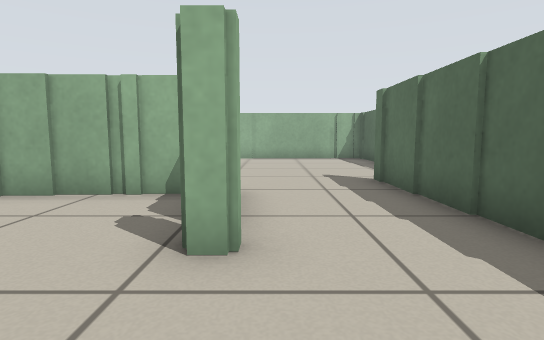
view 1 (above)

12 first-person views from a walk through a world built for the Player/Stage simulator. The camera is 0.5 m above the floor, tilts 6° down and sees 80° across. Floor lines are 1 m apart. The floor is counted in squares, 0.5 m on a side. Each view is taken from the middle of a square. On the plan, view 1 faces up. The plan holds only what a view shows up to about 12 squares ahead; the rest is blank. The place goes on beyond the plan. Robots are left out.

view 2
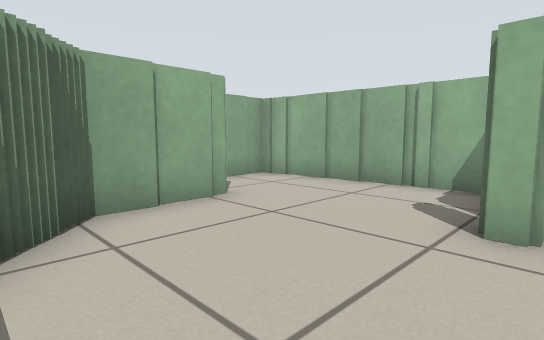

view 3
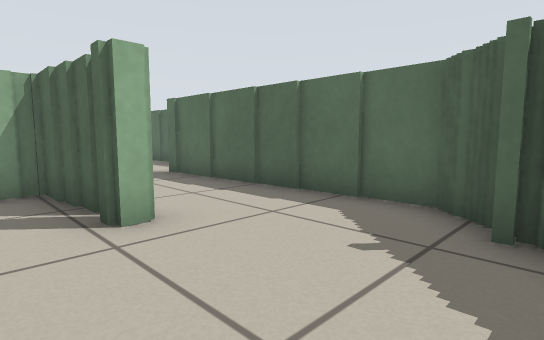

view 4
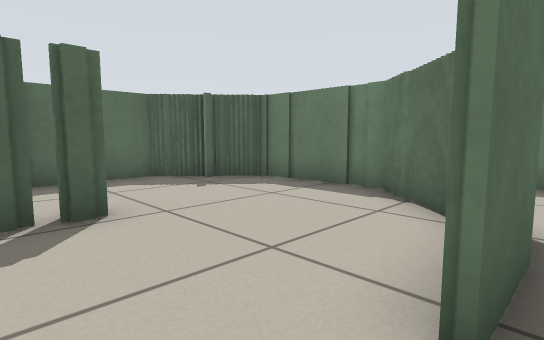

view 5
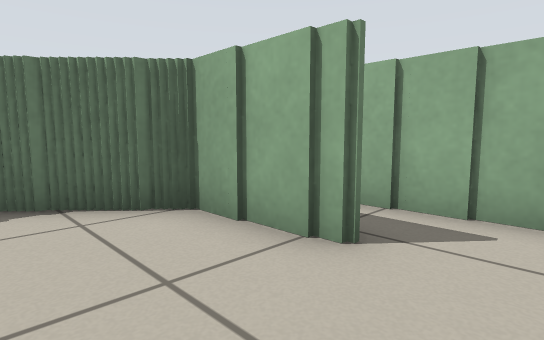

view 6
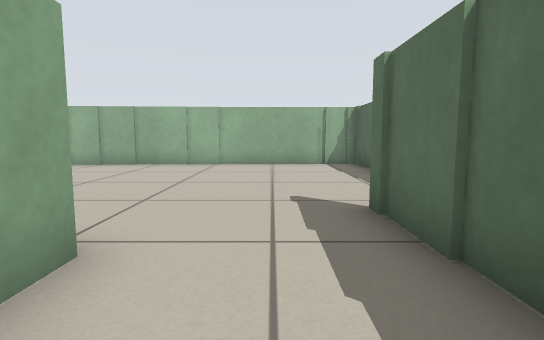

view 7
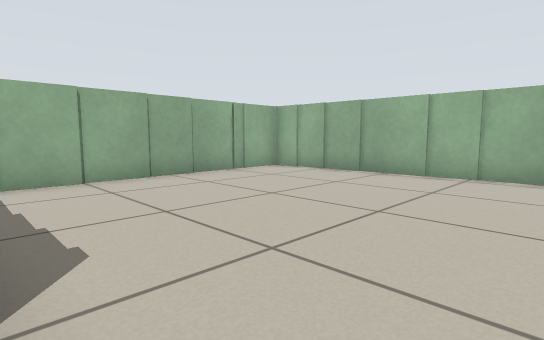

view 8
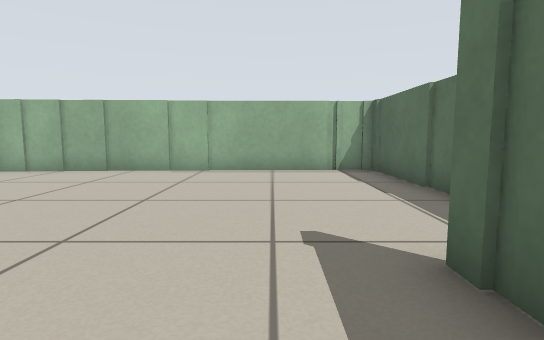

view 9
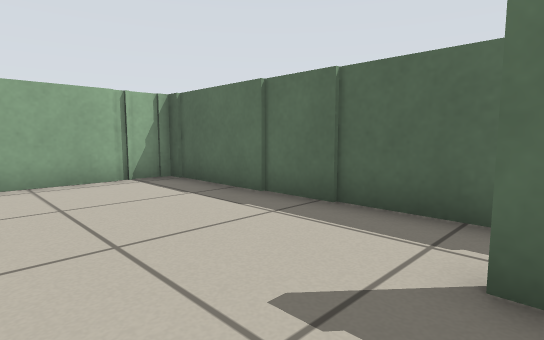

view 10
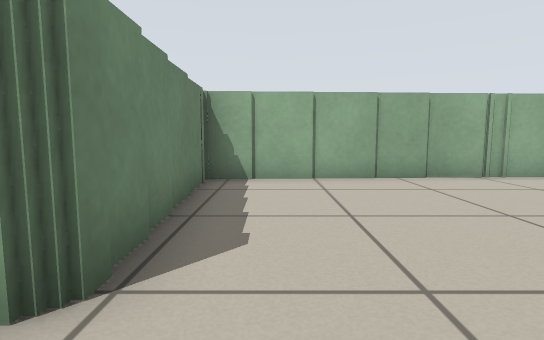

view 11
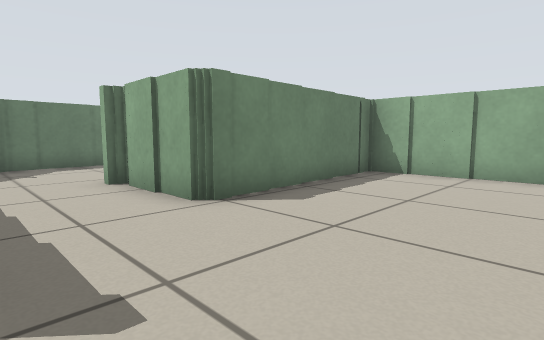

view 12
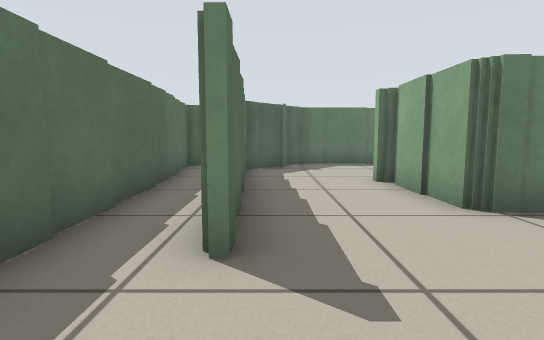

### Floor plan
Points are (right, up) in squares from view 1. A wall is a line through its corners. A room is listed if a view was taken in it or the views show most of it. See-through windows are left out.
Room 1 (views 1, 2, 3, 4, 5, 6, 8)
walls: (-0.3, 2.6) (-0.7, 2.6) (-0.7, 3) (-0.3, 3); (-0.7, 3.4) (-0.7, 4.7); (-0.9, 4.6) (-0.9, 5.5) (-3.8, 5.5); (-0.6, 4.6) (-0.6, 3.4); (-4.4, 2.5) (-4.4, 0.1); (1.5, -0.5) (2.1, -0.5) (2.1, 0); (2.6, 1.6) (2.6, 4.1); (2.4, 4) (2.4, 5.5); (2.4, -0.1) (2.4, 0.5); (1.6, -1.1) (1.6, -0.3); (-2.4, -1.8) (0.8, -1.8); (2.8, 0.4) (2.8, 1.7); (-3.6, 5.4) (-5.8, 5.4); (-6.4, 4.5) (-6.4, 2)
ways out: opening at (0.5, 5.5) to room 2
Room 2 (views 7, 9, 10, 11, 12)
walls: (-1.9, 14.3) (-5, 14.3); (-3.3, 5.8) (-0.6, 5.8) (-0.6, 4.6); (-6.5, 9.5) (-6.6, 5.5); (-4.9, 14.2) (-6.8, 14.2) (-6.8, 9.4); (-6, 5.6) (-3.1, 5.6); (4, 11.2) (4, 14.5); (2.4, 5.5) (2.4, 7.5); (2.7, 14.5) (-2, 14.5); (4.1, 5.5) (4.1, 11.3)
ways out: opening at (0.5, 5.5) to room 1

Positions as (right, up) in squares from view 1, and headings:
1: (0, 0), facing up
2: (0, -1), facing up-left
3: (-2, -1), facing up-right
4: (-5, 4), facing down-right
5: (-2, 4), facing down-left
6: (1, 3), facing up
7: (1, 6), facing up-left
8: (1, 5), facing up
9: (0, 7), facing up-right
10: (1, 7), facing left
11: (2, 10), facing down-left
12: (2, 10), facing down
